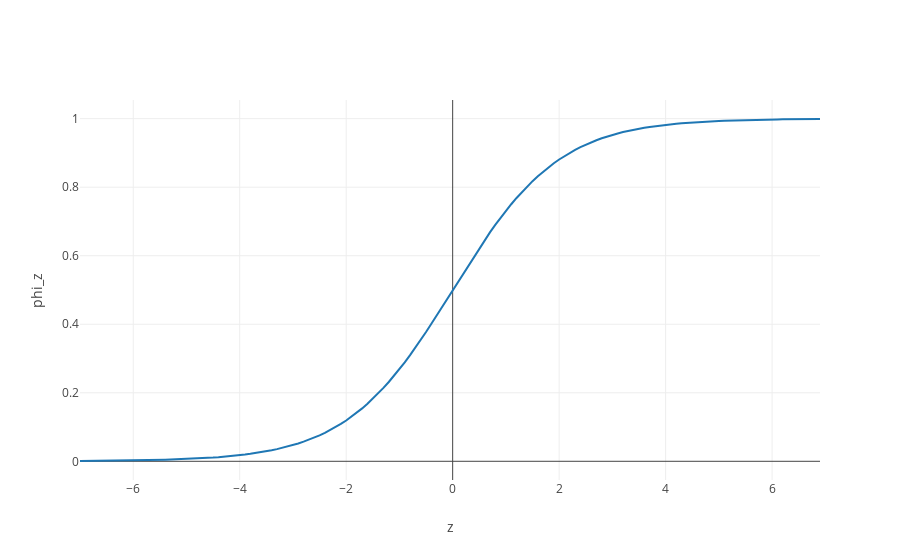

The notebook cell this image was saved under:
### Code cell
z = np.arange(-7,7,0.1)
def sigmoid(z):
    return  1.0/(1 + np.exp(-z))
phi_z = sigmoid(z)
trace = go.Scatter(
    x = z,
    y = phi_z,
    mode = 'line',

)

layout = dict(
              xaxis = dict(title = 'z'),
              yaxis = dict(title = 'phi_z'),
              )
data = [trace]
fig = dict(data=data, layout=layout)

iplot(fig)

### Figure 1 — Plotly figure (JSON) as saved in the notebook; plotly's stock layout.template omitted (floating-point values rounded to 4 significant figures; data arrays with more than 128 entries replaced by an {"elided": "..."} marker saying what was removed)
{"data": [{"mode": "line", "type": "scatter", "x": {"elided": "140 float values"}, "y": {"elided": "140 float values"}}], "layout": {"xaxis": {"title": "z"}, "yaxis": {"title": "phi_z"}}}
